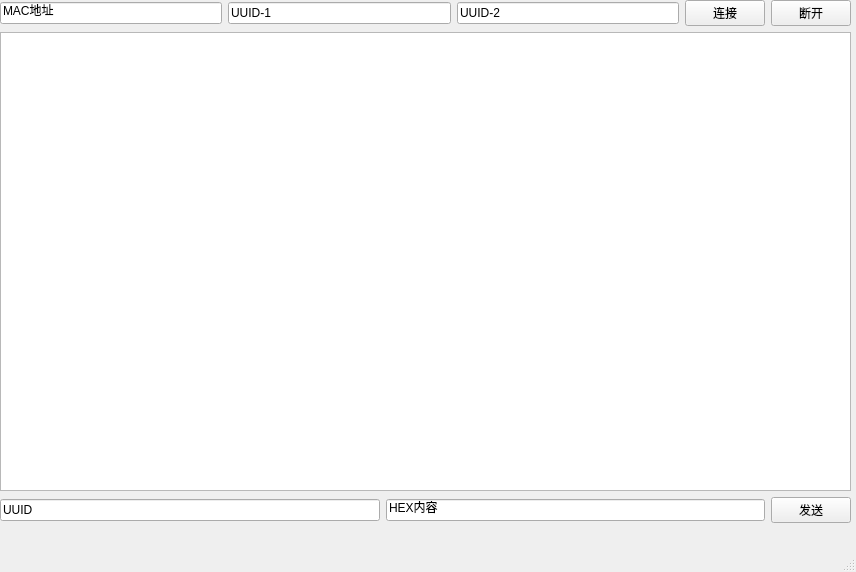
<?xml version="1.0" encoding="UTF-8"?>
<ui version="4.0">
 <class>MainWindow</class>
 <widget class="QMainWindow" name="MainWindow">
  <property name="geometry">
   <rect>
    <x>0</x>
    <y>0</y>
    <width>856</width>
    <height>572</height>
   </rect>
  </property>
  <property name="windowTitle">
   <string>蓝牙工具</string>
  </property>
  <widget class="QWidget" name="centralwidget">
   <widget class="QWidget" name="verticalLayoutWidget">
    <property name="geometry">
     <rect>
      <x>0</x>
      <y>0</y>
      <width>851</width>
      <height>491</height>
     </rect>
    </property>
    <layout class="QVBoxLayout" name="verticalLayout">
     <item>
      <layout class="QHBoxLayout" name="horizontalLayout_3">
       <item>
        <widget class="QLineEdit" name="lineEdit_3">
         <property name="layoutDirection">
          <enum>Qt::LeftToRight</enum>
         </property>
         <property name="text">
          <string>MAC地址</string>
         </property>
        </widget>
       </item>
       <item>
        <widget class="QLineEdit" name="lineEdit_2">
         <property name="text">
          <string>UUID-1</string>
         </property>
        </widget>
       </item>
       <item>
        <widget class="QLineEdit" name="lineEdit">
         <property name="text">
          <string>UUID-2</string>
         </property>
        </widget>
       </item>
       <item>
        <widget class="QPushButton" name="pushButton">
         <property name="text">
          <string>连接</string>
         </property>
        </widget>
       </item>
       <item>
        <widget class="QPushButton" name="pushButton_2">
         <property name="text">
          <string>断开</string>
         </property>
        </widget>
       </item>
      </layout>
     </item>
     <item>
      <widget class="QTextBrowser" name="textBrowser"/>
     </item>
    </layout>
   </widget>
   <widget class="QWidget" name="horizontalLayoutWidget_2">
    <property name="geometry">
     <rect>
      <x>0</x>
      <y>490</y>
      <width>851</width>
      <height>41</height>
     </rect>
    </property>
    <layout class="QHBoxLayout" name="horizontalLayout_4">
     <item>
      <widget class="QLineEdit" name="lineEdit_5">
       <property name="text">
        <string>UUID</string>
       </property>
      </widget>
     </item>
     <item>
      <widget class="QLineEdit" name="lineEdit_4">
       <property name="text">
        <string>HEX内容</string>
       </property>
      </widget>
     </item>
     <item>
      <widget class="QPushButton" name="pushButton_3">
       <property name="text">
        <string>发送</string>
       </property>
      </widget>
     </item>
    </layout>
   </widget>
  </widget>
  <widget class="QMenuBar" name="menubar">
   <property name="geometry">
    <rect>
     <x>0</x>
     <y>0</y>
     <width>856</width>
     <height>23</height>
    </rect>
   </property>
  </widget>
  <widget class="QStatusBar" name="statusbar">
   <property name="enabled">
    <bool>true</bool>
   </property>
   <property name="autoFillBackground">
    <bool>false</bool>
   </property>
   <property name="styleSheet">
    <string notr="true">color: rgb(85, 255, 255);</string>
   </property>
  </widget>
 </widget>
 <resources/>
 <connections/>
</ui>
